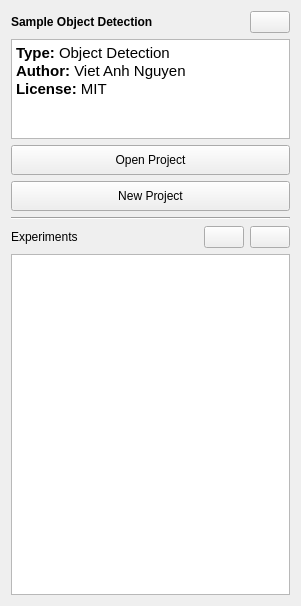
<?xml version="1.0" encoding="UTF-8"?>
<ui version="4.0">
 <class>sidebar_widget</class>
 <widget class="QWidget" name="sidebar_widget">
  <property name="geometry">
   <rect>
    <x>0</x>
    <y>0</y>
    <width>301</width>
    <height>606</height>
   </rect>
  </property>
  <property name="sizePolicy">
   <sizepolicy hsizetype="Expanding" vsizetype="Expanding">
    <horstretch>1</horstretch>
    <verstretch>0</verstretch>
   </sizepolicy>
  </property>
  <property name="maximumSize">
   <size>
    <width>16777215</width>
    <height>16777215</height>
   </size>
  </property>
  <property name="windowTitle">
   <string>Form</string>
  </property>
  <layout class="QGridLayout" name="gridLayout">
   <item row="0" column="0">
    <layout class="QVBoxLayout" name="sidebar_layout">
     <item>
      <layout class="QHBoxLayout" name="project_title_bar_layout">
       <item>
        <widget class="QLabel" name="project_name_label">
         <property name="sizePolicy">
          <sizepolicy hsizetype="Expanding" vsizetype="Preferred">
           <horstretch>0</horstretch>
           <verstretch>0</verstretch>
          </sizepolicy>
         </property>
         <property name="styleSheet">
          <string notr="true">font-weight:bold</string>
         </property>
         <property name="text">
          <string>Sample Object Detection</string>
         </property>
         <property name="alignment">
          <set>Qt::AlignLeading|Qt::AlignLeft|Qt::AlignVCenter</set>
         </property>
        </widget>
       </item>
       <item>
        <widget class="QPushButton" name="edit_project_button">
         <property name="sizePolicy">
          <sizepolicy hsizetype="Minimum" vsizetype="Minimum">
           <horstretch>0</horstretch>
           <verstretch>0</verstretch>
          </sizepolicy>
         </property>
         <property name="text">
          <string/>
         </property>
         <property name="icon">
          <iconset resource="../../../resources/resources.qrc">
           <normaloff>:/images/images/edit.png</normaloff>:/images/images/edit.png</iconset>
         </property>
        </widget>
       </item>
      </layout>
     </item>
     <item>
      <widget class="QTextEdit" name="project_description_edit">
       <property name="sizePolicy">
        <sizepolicy hsizetype="Expanding" vsizetype="Minimum">
         <horstretch>0</horstretch>
         <verstretch>0</verstretch>
        </sizepolicy>
       </property>
       <property name="maximumSize">
        <size>
         <width>16777215</width>
         <height>100</height>
        </size>
       </property>
       <property name="readOnly">
        <bool>true</bool>
       </property>
       <property name="html">
        <string>&lt;!DOCTYPE HTML PUBLIC &quot;-//W3C//DTD HTML 4.0//EN&quot; &quot;http://www.w3.org/TR/REC-html40/strict.dtd&quot;&gt;
&lt;html&gt;&lt;head&gt;&lt;meta name=&quot;qrichtext&quot; content=&quot;1&quot; /&gt;&lt;style type=&quot;text/css&quot;&gt;
p, li { white-space: pre-wrap; }
&lt;/style&gt;&lt;/head&gt;&lt;body style=&quot; font-family:'Sans Serif'; font-size:9pt; font-weight:400; font-style:normal;&quot;&gt;
&lt;p style=&quot; margin-top:0px; margin-bottom:0px; margin-left:0px; margin-right:0px; -qt-block-indent:0; text-indent:0px;&quot;&gt;&lt;span style=&quot; font-family:'Ubuntu'; font-size:11pt; font-weight:600;&quot;&gt;Type:&lt;/span&gt;&lt;span style=&quot; font-family:'Ubuntu'; font-size:11pt;&quot;&gt; Object Detection&lt;/span&gt;&lt;/p&gt;
&lt;p style=&quot; margin-top:0px; margin-bottom:0px; margin-left:0px; margin-right:0px; -qt-block-indent:0; text-indent:0px;&quot;&gt;&lt;span style=&quot; font-family:'Ubuntu'; font-size:11pt; font-weight:600;&quot;&gt;Author: &lt;/span&gt;&lt;span style=&quot; font-family:'Ubuntu'; font-size:11pt;&quot;&gt;Viet Anh Nguyen&lt;/span&gt;&lt;/p&gt;
&lt;p style=&quot; margin-top:0px; margin-bottom:0px; margin-left:0px; margin-right:0px; -qt-block-indent:0; text-indent:0px;&quot;&gt;&lt;span style=&quot; font-family:'Ubuntu'; font-size:11pt; font-weight:600;&quot;&gt;License: &lt;/span&gt;&lt;span style=&quot; font-family:'Ubuntu'; font-size:11pt;&quot;&gt;MIT&lt;/span&gt;&lt;/p&gt;&lt;/body&gt;&lt;/html&gt;</string>
       </property>
      </widget>
     </item>
     <item>
      <widget class="QPushButton" name="open_project_button">
       <property name="minimumSize">
        <size>
         <width>0</width>
         <height>30</height>
        </size>
       </property>
       <property name="text">
        <string>Open Project</string>
       </property>
       <property name="icon">
        <iconset resource="../../../resources/resources.qrc">
         <normaloff>:/images/images/open.png</normaloff>:/images/images/open.png</iconset>
       </property>
      </widget>
     </item>
     <item>
      <widget class="QPushButton" name="new_project_button">
       <property name="minimumSize">
        <size>
         <width>0</width>
         <height>30</height>
        </size>
       </property>
       <property name="layoutDirection">
        <enum>Qt::LeftToRight</enum>
       </property>
       <property name="text">
        <string>New Project</string>
       </property>
       <property name="icon">
        <iconset resource="../../../resources/resources.qrc">
         <normaloff>:/images/images/new_project.png</normaloff>:/images/images/new_project.png</iconset>
       </property>
      </widget>
     </item>
     <item>
      <widget class="Line" name="middle_vertical_line">
       <property name="orientation">
        <enum>Qt::Horizontal</enum>
       </property>
      </widget>
     </item>
     <item>
      <layout class="QHBoxLayout" name="experiment_title_layout">
       <property name="leftMargin">
        <number>0</number>
       </property>
       <property name="topMargin">
        <number>0</number>
       </property>
       <property name="rightMargin">
        <number>0</number>
       </property>
       <property name="bottomMargin">
        <number>0</number>
       </property>
       <item>
        <widget class="QLabel" name="experiment_label">
         <property name="sizePolicy">
          <sizepolicy hsizetype="Expanding" vsizetype="Preferred">
           <horstretch>0</horstretch>
           <verstretch>0</verstretch>
          </sizepolicy>
         </property>
         <property name="text">
          <string>Experiments</string>
         </property>
        </widget>
       </item>
       <item>
        <widget class="QPushButton" name="new_experiment_button">
         <property name="sizePolicy">
          <sizepolicy hsizetype="Minimum" vsizetype="Minimum">
           <horstretch>0</horstretch>
           <verstretch>0</verstretch>
          </sizepolicy>
         </property>
         <property name="text">
          <string/>
         </property>
         <property name="icon">
          <iconset resource="../../../resources/resources.qrc">
           <normaloff>:/images/images/plus.png</normaloff>:/images/images/plus.png</iconset>
         </property>
        </widget>
       </item>
       <item>
        <widget class="QPushButton" name="delete_experiment_button">
         <property name="text">
          <string/>
         </property>
         <property name="icon">
          <iconset resource="../../../resources/resources.qrc">
           <normaloff>:/images/images/minus.png</normaloff>:/images/images/minus.png</iconset>
         </property>
        </widget>
       </item>
      </layout>
     </item>
     <item>
      <widget class="QTableView" name="experiment_table"/>
     </item>
    </layout>
   </item>
  </layout>
 </widget>
 <resources>
  <include location="../../../resources/resources.qrc"/>
 </resources>
 <connections/>
</ui>
